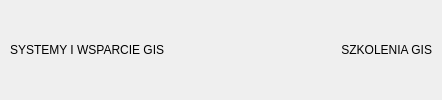
     <widget class="QFrame" name="footer_frame">
      <property name="frameShape">
       <enum>QFrame::NoFrame</enum>
      </property>
      <layout class="QHBoxLayout" name="horizontalLayout_footer">
       <property name="spacing">
        <number>6</number>
       </property>
       <property name="leftMargin">
        <number>10</number>
       </property>
       <property name="topMargin">
        <number>6</number>
       </property>
       <property name="rightMargin">
        <number>10</number>
       </property>
       <property name="bottomMargin">
        <number>6</number>
       </property>
       <item>
        <widget class="QLabel" name="lbl_email">
         <property name="text">
          <string>&lt;a href="https://envirosolutions.pl/?utm_source=plugins&amp;utm_medium=referral&amp;utm_campaign=pobieracz_danych_gugik&amp;utm_content=systemy_wsparcie#uslugi" style="text-decoration:underline;"&gt;SYSTEMY I WSPARCIE GIS&lt;/a&gt;</string>
         </property>
         <property name="textFormat">
          <enum>Qt::RichText</enum>
         </property>
         <property name="openExternalLinks">
          <bool>true</bool>
         </property>
         <property name="textInteractionFlags">
          <set>Qt::TextBrowserInteraction</set>
         </property>
        </widget>
       </item>
       <item>
        <spacer name="horizontalSpacer_footerL">
         <property name="orientation">
          <enum>Qt::Horizontal</enum>
         </property>
         <property name="sizeHint" stdset="0">
          <size>
           <width>4</width>
           <height>10</height>
          </size>
         </property>
        </spacer>
       </item>
       <item>
        <widget class="QLabel" name="label_5">
         <property name="minimumSize">
          <size>
           <width>156</width>
           <height>34</height>
          </size>
         </property>
         <property name="maximumSize">
          <size>
           <width>156</width>
           <height>34</height>
          </size>
         </property>
         <property name="text">
          <string />
         </property>
         <property name="pixmap">
          <pixmap>../images/es_logo_h.png</pixmap>
         </property>
         <property name="scaledContents">
          <bool>true</bool>
         </property>
        </widget>
       </item>
       <item>
        <spacer name="horizontalSpacer_footerR">
         <property name="orientation">
          <enum>Qt::Horizontal</enum>
         </property>
         <property name="sizeHint" stdset="0">
          <size>
           <width>4</width>
           <height>10</height>
          </size>
         </property>
        </spacer>
       </item>
       <item>
        <widget class="QLabel" name="lbl_szkolenia">
         <property name="text">
          <string>&lt;a href="https://envirosolutions.pl/oferta-szkoleniowa/?utm_source=plugins&amp;utm_medium=referral&amp;utm_campaign=pobieracz_danych_gugik&amp;utm_content=szkolenia_gis" style="text-decoration:underline;"&gt;SZKOLENIA GIS&lt;/a&gt;</string>
         </property>
         <property name="textFormat">
          <enum>Qt::RichText</enum>
         </property>
         <property name="alignment">
          <set>Qt::AlignRight|Qt::AlignVCenter</set>
         </property>
         <property name="openExternalLinks">
          <bool>true</bool>
         </property>
         <property name="textInteractionFlags">
          <set>Qt::TextBrowserInteraction</set>
         </property>
        </widget>
       </item>
      </layout>
     </widget>
